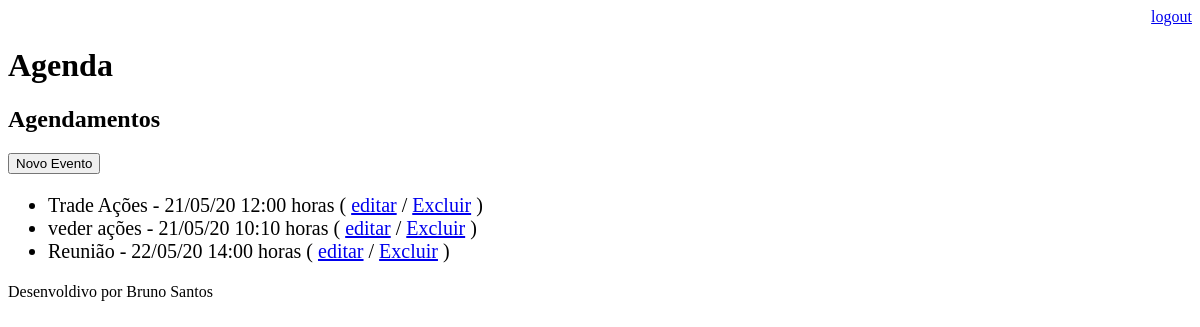
/agenda/ (signed in), run on an earlier commit of the app's database.
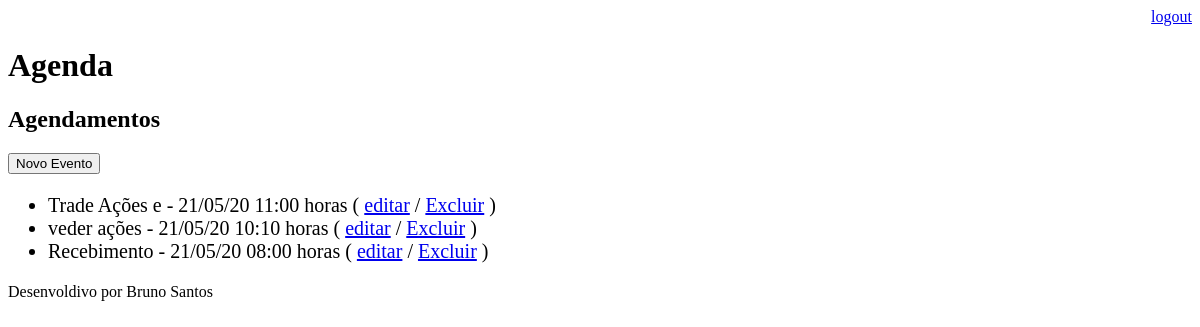
And on a later commit of the database.
### core/models.py (models this page shows, shortened)
class Evento(models.Model):
    titulo = models.CharField(max_length=100)
    descricao = models.TextField(blank=True, null=True)
    data_evento = models.DateTimeField(verbose_name='Data do Evento')
    data_criacao = models.DateTimeField(auto_now=True, verbose_name='Data de Criação')
    usuario = models.ForeignKey(User, on_delete=models.CASCADE)
    class Meta:
        db_table = 'evento'
    def get_data_evento(self):
        return self.data_evento.strftime('%d/%m/%y %H:%M horas')
    def get_evento_atrasado(self):
        if self.data_evento < datetime.now():
            return True
        else:
            return False

### core/views.py (the view)
# urls.py: path('agenda/', views.lista_eventos),
@login_required(login_url='/login/')
def lista_eventos(request):
    usuario = request.user
    data_atual = datetime.now() - timedelta(hours=1)
    evento = Evento.objects.filter(usuario=usuario,
                                   data_evento__gt=data_atual)
    dados = {'eventos':evento}
    return render(request, 'agenda.html', dados)

### core/Templates/agenda.html (shortened to what this page needs)
{% extends "model-page.html" %}
{% block content%}
	<h2> Agendamentos</h2>
	<a href = "evento/">
		<button type="button">Novo Evento</button>
	</a>
	<ul style="font-size: 20px">
	{% for evento in eventos %}
		<li>
			<div style=>
				{{ evento.titulo}} - {{evento.get_data_evento}}
				( <a href = "evento/?id={{ evento.id}}">editar</a>
				/ <a href = "evento/delete/{{ evento.id}}/">Excluir</a> )
			</div>
		</li>
	{% endfor %}
	</ul>
{% endblock %}

### core/Templates/Model-page.html
<!DOCTYPE html>
<html lang="en">
<head>
	{% include "model-header.html" %}
</head>
<body>
	{% block content %} {% endblock %}
	{% include "model-footer.html" %}
</body>
</html>

### core/Templates/model-header.html (shortened to what this page needs)
		<div align="right">
			<a href="/logout">logout</a>
		</div>
	<h1>Agenda</h1>

### core/Templates/model-footer.html
<p>Desenvoldivo por Bruno Santos</p>

What changed in the data, as far as the page shows it:
removed Evento: titulo "Reunião", get_data_evento "22/05/20 14:00 horas"
changed Evento: titulo "Trade Ações" → "Trade Ações e"; get_data_evento "21/05/20 12:00 horas" → "21/05/20 11:00 horas"
added Evento: titulo "Recebimento", get_data_evento "21/05/20 08:00 horas"
